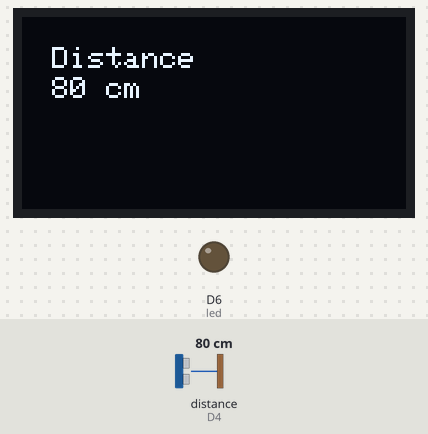
Bench run of a sketch on a simulated ESP8266 (NodeMCU). Shown: 128×64 one-colour display, output pins drawn as LEDs (lit = HIGH). Wiring (inferred from the names in the program): ultrasonic range finder: trigger D3; echo D4. The inputs (shaded band) are chosen by the test bench; at power-on: distance to the obstacle (sensor on D4) 80 cm. The echo pulse lasts 58.3 µs per cm; pins used as bus, display or sensor lines are not drawn; what the sketch prints to the serial monitor is not drawn.

Above: at 2.2 s.
2.3 s: distance to the obstacle (sensor on D4) set to 11 cm
At 3.5 s:
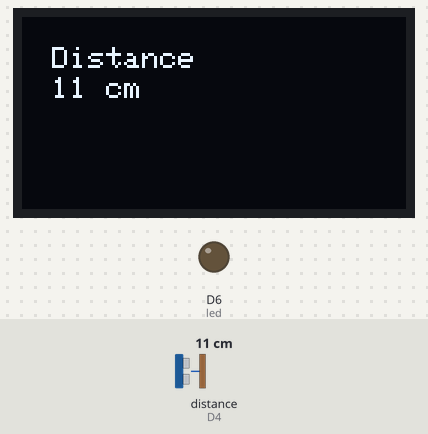
3.8 s: distance to the obstacle (sensor on D4) set to 8 cm
At 4.2 s:
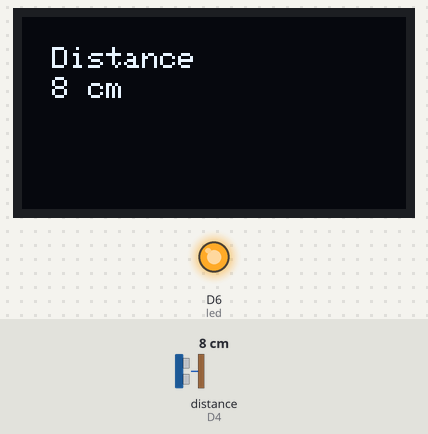
5.4 s: distance to the obstacle (sensor on D4) set to 2 cm
Timing chart, 0 to 8.4 s (numbered marks = the images above; inputs shaded):
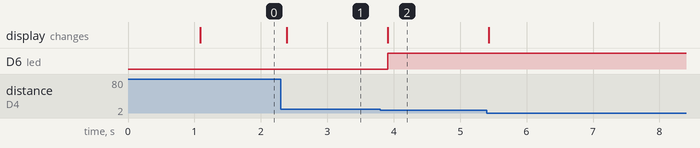

Measured:
- the behaviour switches between 10 and 9 cm on distance to the obstacle (sensor on D4) (found by bisection; images 1 and 2)
- after the input at 2.3 s, the display: changes after 0.09 s (image 1)
- after the input at 3.8 s, D6 (led): LOW → HIGH after 0.11 s; the display: first differs from a run without the input after 0.11 s (image 2)

The sketch:

OLED-HC-SR04.ino
```cpp
#include <SPI.h>
#include <Wire.h>
#include <Adafruit_GFX.h>
#include <Adafruit_SSD1306.h>
#define OLED_RESET 16
Adafruit_SSD1306 display(OLED_RESET);

const int pingPin = D3; //trig
int inPin = D4; //echo
int led = D6;

void setup() {
  pinMode(led, OUTPUT);
  digitalWrite(led, LOW);
  Serial.begin(9600);
  display.begin(SSD1306_SWITCHCAPVCC, 0x3c); //สั่งให้จอ OLED เริ่มทำงานที่ Address 0x3C
  display.clearDisplay(); // ลบภาพในหน้าจอทั้งหมด
 // display.setTextSize(1); // กำหนดขนาดตัวอักษร
  display.setTextColor(WHITE);
  display.setCursor(0,0); // กำหนดตำแหน่ง x,y ที่จะแสดงผล
  display.println(" OLED 0.96 TESTER ");
  display.setCursor(0,10);
  //display.setTextSize(1);
  display.setTextColor(BLACK, WHITE); //กำหนดข้อความสีขาว ฉากหลังสีดำ
  display.println(" Technocom1");
  display.display();
  delay(1000);
  display.clearDisplay();
}

void loop()
{
  long duration, cm;
  pinMode(pingPin, OUTPUT);
  digitalWrite(pingPin, LOW);
  delayMicroseconds(2);
  digitalWrite(pingPin, HIGH);
  delayMicroseconds(5);
  digitalWrite(pingPin, LOW);
  pinMode(inPin, INPUT);
  duration = pulseIn(inPin, HIGH);
  cm = microsecondsToCentimeters(duration);
  Serial.print(cm);
  Serial.print("cm");
  Serial.println();
  display.setTextColor(WHITE,BLACK); // Draw white text
  display.setCursor(10,10); // กำหนดตำแหน่ง x,y ที่จะแสดงผล
  display.print("Distance");
  display.setCursor(10,20); // กำหนดตำแหน่ง x,y ที่จะแสดงผล
  display.print(cm);
  display.print(" cm ");//เคลียตัวหนังสือไม่ให้แสดงค้าง
  display.display();
if (cm < 10) {
digitalWrite(led, HIGH);
}
else {
digitalWrite(led, LOW);
Serial.println(" cm");
}
delay(100);

}

long microsecondsToCentimeters(long microseconds)
{
// The speed of sound is 340 m/s or 29 microseconds per centimeter.
// The ping travels out and back, so to find the distance of the
// object we take half of the distance travelled.
return microseconds / 29 / 2;
}
```
